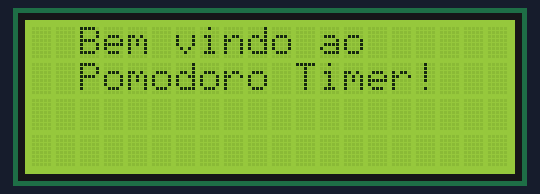
Bench run of a sketch on a simulated Arduino Uno, built with avr-gcc and run on an emulated ATmega328P. On the bench: 20×4 character LCD.

Above: at 0.1 s.
At 2.2 s:
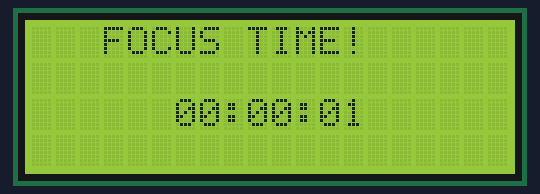
At 10.2 s:
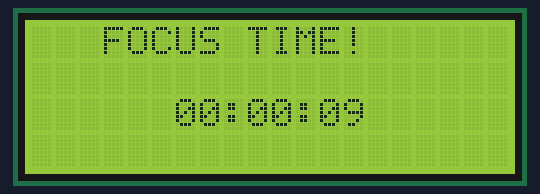
At 20.2 s:
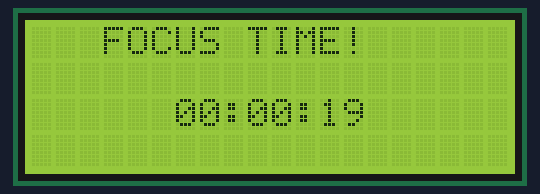
At 29.2 s:
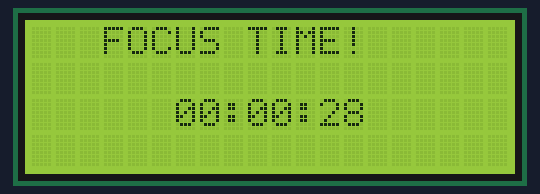
At 38.2 s:
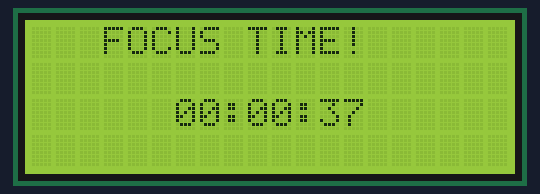

The sketch:

pomodoro.ino
```cpp
#include <LiquidCrystal_I2C.h>
#include <Wire.h>

LiquidCrystal_I2C lcd(0x27, 20, 4);

unsigned long tempoAnterior = 0;
const long umSegundo = 1000;

byte horas = 0;
byte minutos = 0;
byte segundos = 0;

bool emPausa = false;

void setup() {
  lcd.init();
  lcd.backlight();
  lcd.clear();

  lcd.setCursor(2, 0);
  lcd.print("Bem vindo ao");
  lcd.setCursor(2, 1);
  lcd.print("Pomodoro Timer!");

  delay(2000);
  lcd.clear();
}

void loop() {
  unsigned long tempoAtual = millis();

  if(tempoAtual - tempoAnterior >= umSegundo){
    tempoAnterior = tempoAtual;
    segundos++;


    if(segundos >= 60){
      segundos = 0;
      minutos++;
    }

    if(minutos >= 60){
      minutos = 0;
      horas++;
    }


      if(emPausa == false && minutos == 25){
      emPausa = true;
      minutos = 0;
      segundos = 0;

    }


    else if (emPausa == true && minutos == 5) {
       emPausa = false;
       minutos = 0;
       segundos = 0;

    }


    imprimirHorario();
  }
}

void imprimirHorario() {

  lcd.setCursor(0, 0);

  if (emPausa == false) {

    lcd.print("   FOCUS TIME!    ");
  } else {
    lcd.print("   REST TIME!     ");
  }


  lcd.setCursor(6, 2);

  if(horas < 10) lcd.print("0");
  lcd.print(horas);
  lcd.print(":");

  if(minutos < 10) lcd.print("0");
  lcd.print(minutos);
  lcd.print(":");

  if(segundos < 10) lcd.print("0");
  lcd.print(segundos);
}
```

Measured:
- what the display in image 2 shows lasts 1.0 s, from 10.1 s to 11.1 s
